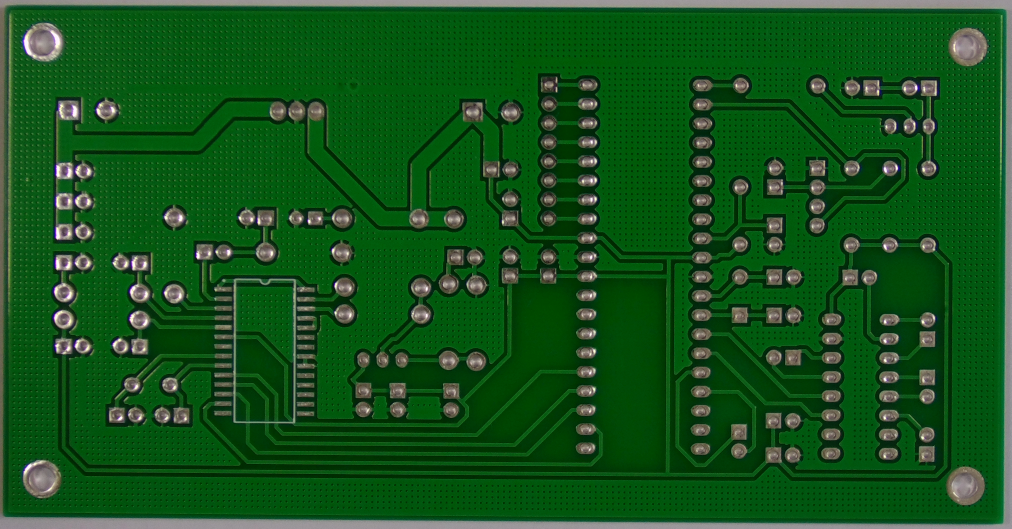
#> input picture Reference/01.JPG, 3034 x 1586 px (shown at 1/3 size)
$ python defectDetection.py
#> lines starting #> are read from the running program, lines starting #| are printed output that depends on the picture; after the words box and inside, x2 and y2 are one past the last pixel; in counts of white or black regions, pixels touching at a corner belong together
import cv2
import numpy as np
import xml.etree.ElementTree as ET
from scipy.optimize import linear_sum_assignment

# Read XML file and extract ground truth defect coordinates for accuracy calculation
def get_actual_defects(xml_file):
    tree = ET.parse(xml_file)
    root = tree.getroot()
    defects = []
    for obj in root.findall('object'):
        bndbox = obj.find('bndbox')
        xmin = int(bndbox.find('xmin').text)
        ymin = int(bndbox.find('ymin').text)
        xmax = int(bndbox.find('xmax').text)
        ymax = int(bndbox.find('ymax').text)
        defects.append((xmin, ymin, xmax, ymax))
    return defects

# Calculate Intersection over Union (IoU)
# [51 lines left out: functions calculate_iou, calculate_metrics, calculate_ap, not called in this run]

# Load images (grayscale)
image1 = cv2.imread("Reference/01.JPG", cv2.IMREAD_GRAYSCALE)
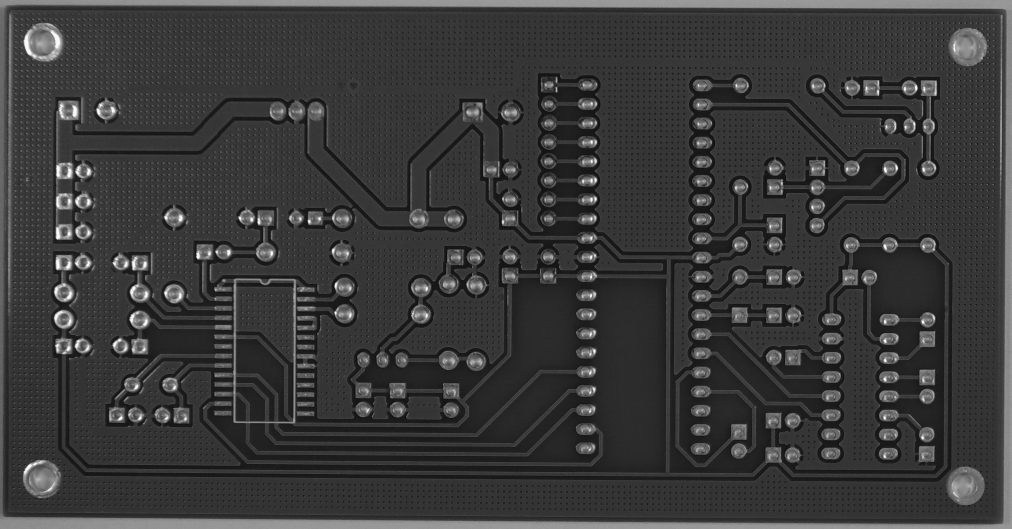
#> image1: shape (1586, 3034) (shown at 1/3 size); min 5, max 254, mean 58.2
image2 = cv2.imread("rotation/Missing_hole_rotation/01_missing_hole_18.jpg", cv2.IMREAD_GRAYSCALE)
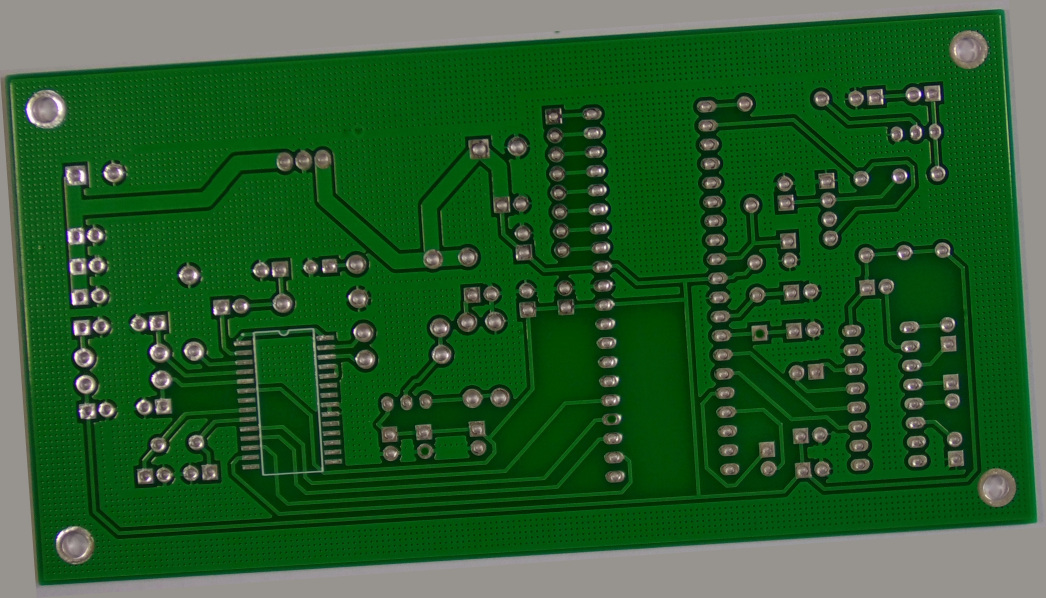
#> input picture rotation/Missing_hole_rotation/01_missing_hole_18.jpg, 3137 x 1793 px (shown at 1/3 size)
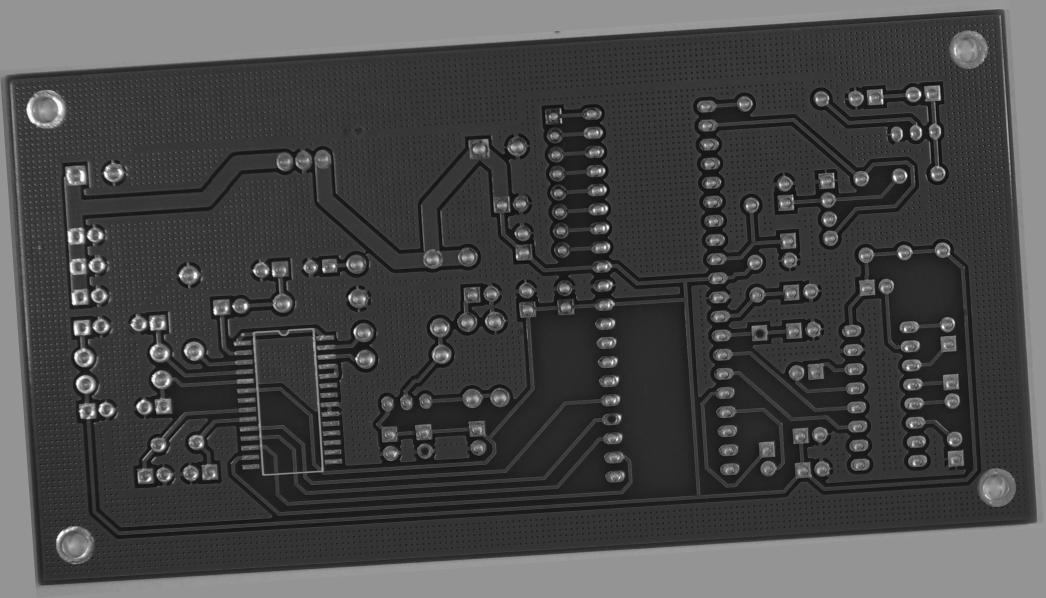
#> image2: shape (1793, 3137) (shown at 1/3 size); min 6, max 255, mean 71.3

# Create SIFT detector
sift = cv2.SIFT_create()
# Find keypoints and descriptors
keypoints1, descriptors1 = sift.detectAndCompute(image1, None)
#> keypoints1 = 21486 keypoints; strongest (x, y, size): (175, 710, 11.1), (1000, 751, 6.8), (686, 757, 10.9), (2690, 504, 6.3)
keypoints2, descriptors2 = sift.detectAndCompute(image2, None)
#> keypoints2 = 19261 keypoints; strongest (x, y, size): (971, 809, 7.1), (646, 936, 9.5), (223, 907, 11), (737, 919, 11)

# Create FLANN-based matcher
index_params = dict(algorithm=1, trees=5)
search_params = dict(checks=50)
flann = cv2.FlannBasedMatcher(index_params, search_params)

# Match descriptors
matches = flann.knnMatch(descriptors1, descriptors2, k=2)
#> matches = 21486 matches

# Select good matches using Lowe's ratio test
good_matches = []
for m, n in matches:
    if m.distance < 0.7 * n.distance:
        good_matches.append(m)
#> after the loop, good_matches = 10608 matches

# Extract matching points
points1 = np.zeros((len(good_matches), 2), dtype=np.float32)
#> points1 = 10608 pairs, first value 0 to 0, second value 0 to 0
points2 = np.zeros((len(good_matches), 2), dtype=np.float32)
#> points2 has the same summary as points1

for i, match in enumerate(good_matches):
    points1[i, :] = keypoints1[match.queryIdx].pt
    points2[i, :] = keypoints2[match.trainIdx].pt
#> after the loop, points1 = 10608 pairs, first value 13.93 to 3020.3, second value 18.88 to 1574.5; points2 = 10608 pairs, first value 31.69 to 3110.2, second value 29.53 to 1757.1

# Calculate and apply homography matrix if sufficient matches exist
if len(points1) >= 4:
    H, mask = cv2.findHomography(points2, points1, cv2.RANSAC)
#> H = [[0.998, -0.0698, 15.33], [0.0698, 0.998, -210.2], [2.81e-09, 3.67e-09, 1]]; mask = 10608 values, max 1 at index 0, min 0 at index 53, mean 0.978
    height, width = image1.shape
#> height = 1586; width = 3034
    aligned_image2 = cv2.warpPerspective(image2, H, (width, height))

    # Compare original and aligned images
    difference_image = cv2.absdiff(image1, aligned_image2)
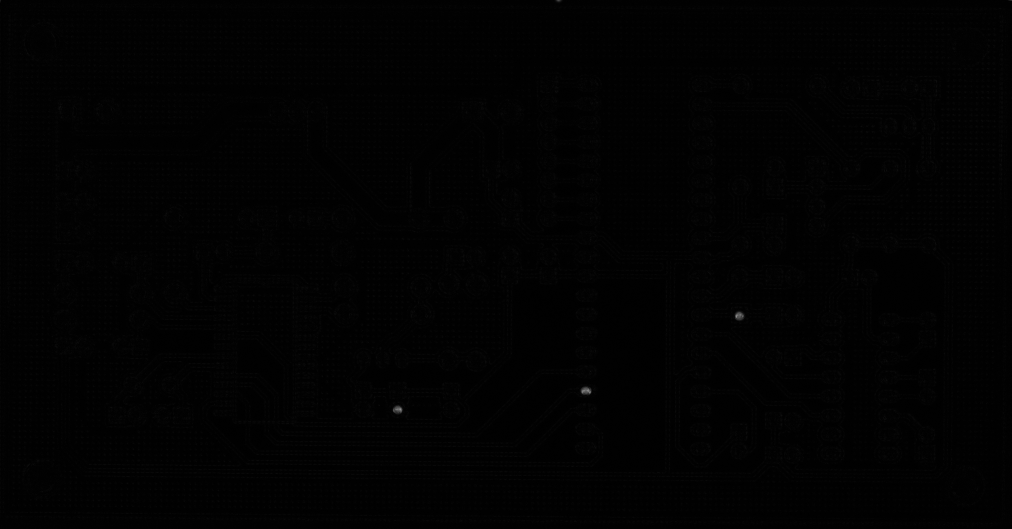
#> difference_image: shape (1586, 3034) (shown at 1/3 size); min 0, max 155, mean 1.8

    # Apply threshold and morphological opening
    _, thresholded_diff = cv2.threshold(difference_image, 25, 255, cv2.THRESH_BINARY)
#> thresholded_diff: shape (1586, 3034); 0.04% white; 17 white regions (13 under 20 px), largest, box (x1, y1, x2, y2) and area: (1742, 1159, 1775, 1185) 659, (2205, 934, 2232, 962) 596, (1178, 1215, 1208, 1242) 574, (1668, 0, 1684, 6) 70
    kernel = np.ones((3, 3), np.uint8)
    thresholded_diff = cv2.morphologyEx(thresholded_diff, cv2.MORPH_OPEN, kernel)
#> thresholded_diff: shape (1586, 3034); 0.04% white; 4 white regions

    # Filter small contours
    min_contour_area = 60
    contours, _ = cv2.findContours(thresholded_diff, cv2.RETR_EXTERNAL, cv2.CHAIN_APPROX_SIMPLE)
#> contours = 4 contours; box (x1, y1, x2, y2) and area: (1742, 1160, 1775, 1185) 606, (2205, 934, 2232, 961) 551, (1179, 1217, 1208, 1241) 522, (1669, 0, 1684, 6) 51

    detected_defects = []
    # Mark different pixels with red rectangles
    for contour in contours:
        if cv2.contourArea(contour) > min_contour_area:
            x, y, w, h = cv2.boundingRect(contour)
            cv2.rectangle(image1, (x, y), (x + w, y + h), (0, 0, 255), 2)  # Red
            cv2.rectangle(aligned_image2, (x, y), (x + w, y + h), (0, 0, 255), 2)  # Red
            detected_defects.append((x, y, x + w, y + h))
#> this loop made 4 passes
#> (x, y, w, h) on passes 1 to 3: (1179, 1217, 29, 24), (1742, 1160, 33, 25), (2205, 934, 27, 27)
#> aligned_image2: shape (1586, 3034); min 0, max 255, mean 58.4
#> image1: shape (1586, 3034); 0.02% of pixels changed, all inside (x1, y1, x2, y2) = (1178, 933, 2234, 1243)
#> after the loop, detected_defects = [(1179, 1217, 1208, 1241), (1742, 1160, 1775, 1185), (2205, 934, 2232, 961)]

    # Get ground truth defect coordinates from XML file
#> (the run stopped early here; a loop or call above may not have finished)
